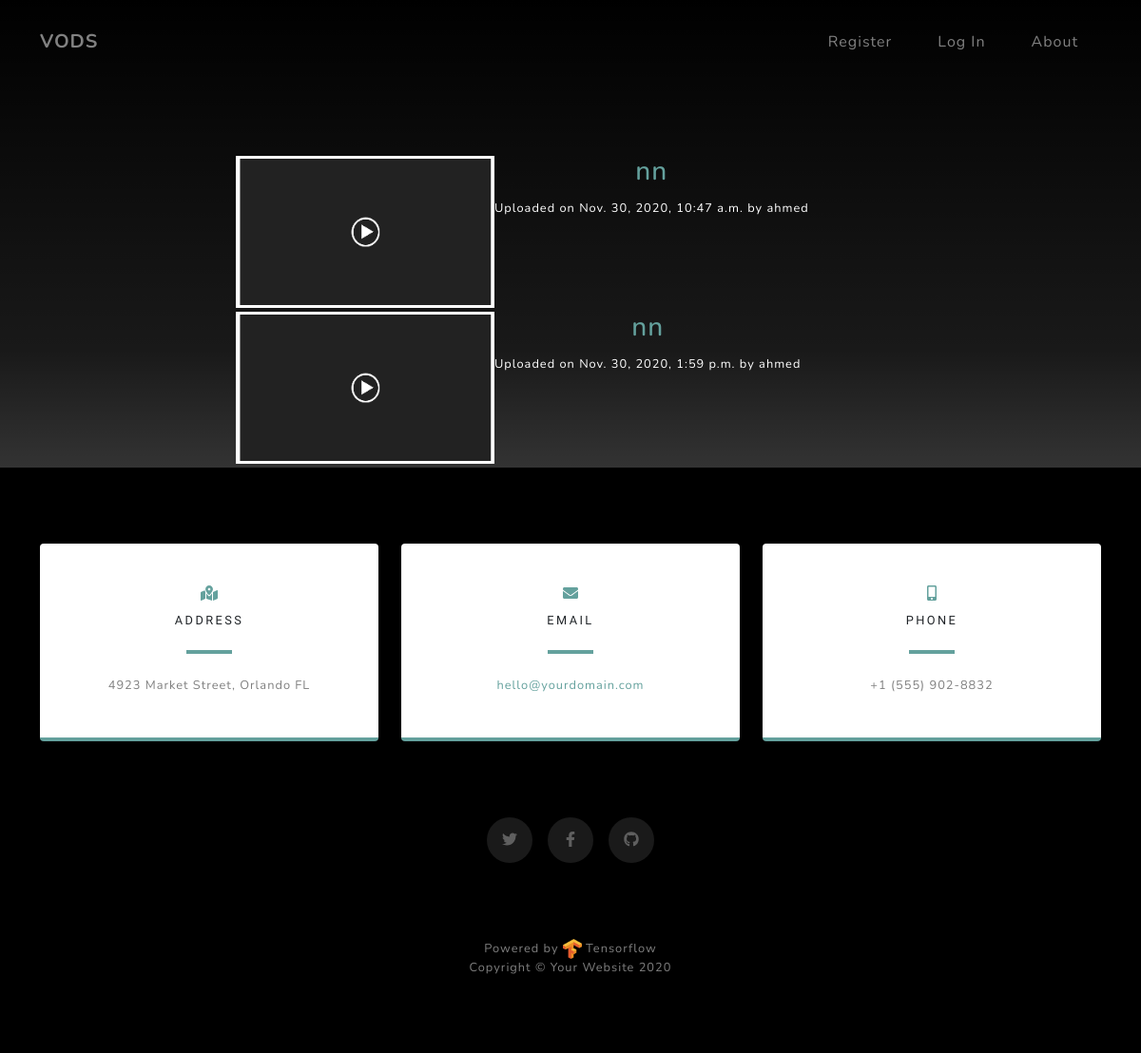
/video/, run on an earlier commit of the app's database.
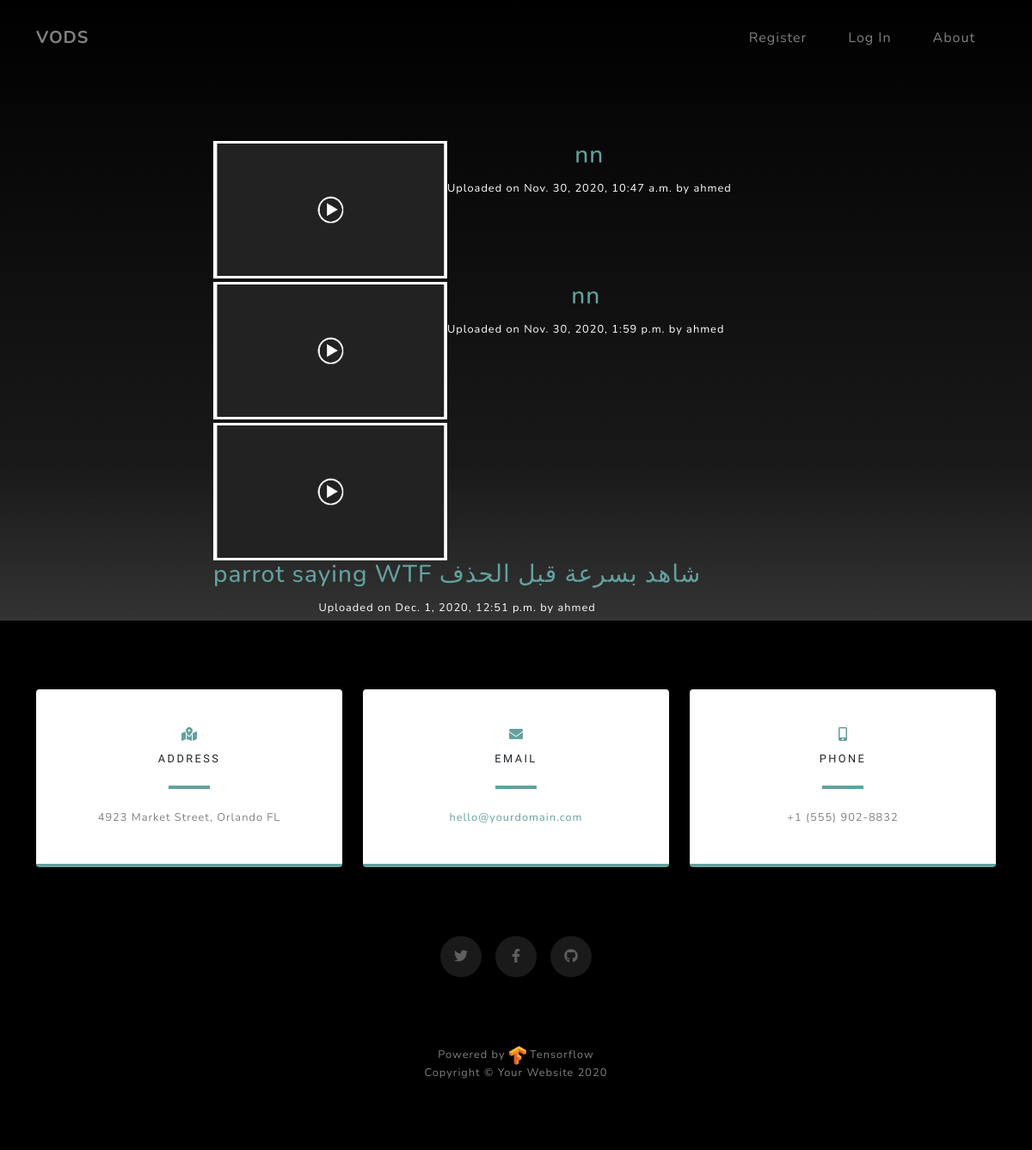
And on a later commit of the database.
### Videoapp/models.py (models this page shows, shortened)
class Video(models.Model):
    user = models.ForeignKey(User, on_delete = models.CASCADE)
    video = models.FileField(upload_to='Videos')
    name = models.TextField(max_length=150)
    description = models.TextField(max_length=1000)
    uploaded_at = models.DateTimeField(auto_now=True, null=True)

### Videoapp/views.py (the view)
# urls.py: path('',views.index, name= "index"),
def index(request):
    videos = Video.objects.all()
    return render(request,'Videoapp/index.html',{'videos':videos})

### Videoapp/templates/Videoapp/index.html
{% extends 'Homeapp/base.html' %}
{% load static %}
{% block content %}
<section class="about-section text-center" id="about">
    <div class="container">
        <div class="row">
            <div class="col-lg-8 mx-auto">
                <div class="container text-white">
                        {% for video in videos %}
                            <div class="row ml-1 my-1">
                                <div class="content">
                                    <a href=""><img style="width:17em; height:10em" src="{% static 'Homeapp/img/placeholder.png' %}"></a>
                                </div>
                                <div class="flex-top">
                                    <h3 ><a class=" " href="{% url 'show' video.id %}">{{video.name}}</a></h3>
                                    <small>Uploaded on {{video.uploaded_at}} by {{video.user.username}}</small>
                                </div>
                            </div>
                        {% endfor %}
                </div>
            </div>
        </div>
    </div>
</section>
{% endblock content %}

What changed in the data, as far as the page shows it:
added Video: name "parrot saying WTF شاهد بسرعة قبل الحذف", uploaded_at "Dec. 1, 2020, 12:51 p.m.", user.username "ahmed"
